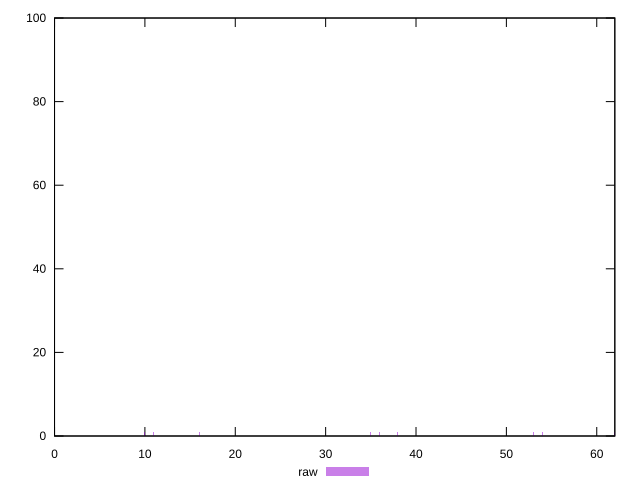

Source code (gnuplot):
reset

$raw <<EOF
35 1
0 91
62 1
11 1
53 1
16 1
54 1
38 1
36 1
10 1
EOF

set key outside below
set boxwidth 0.1
set xrange [0:62]
set yrange [0:100]
set trange [0:100]
set style fill transparent solid 0.5 noborder
set terminal svg size 640, 490 enhanced background rgb 'white'
set output "report_00009_2021-02-08T22-37-41.559Z/render-blocking-resources/samples/pages+cached+noadtech+nomedia+nocss/raw/histogram.svg"

plot $raw title "raw" with boxes

reset
